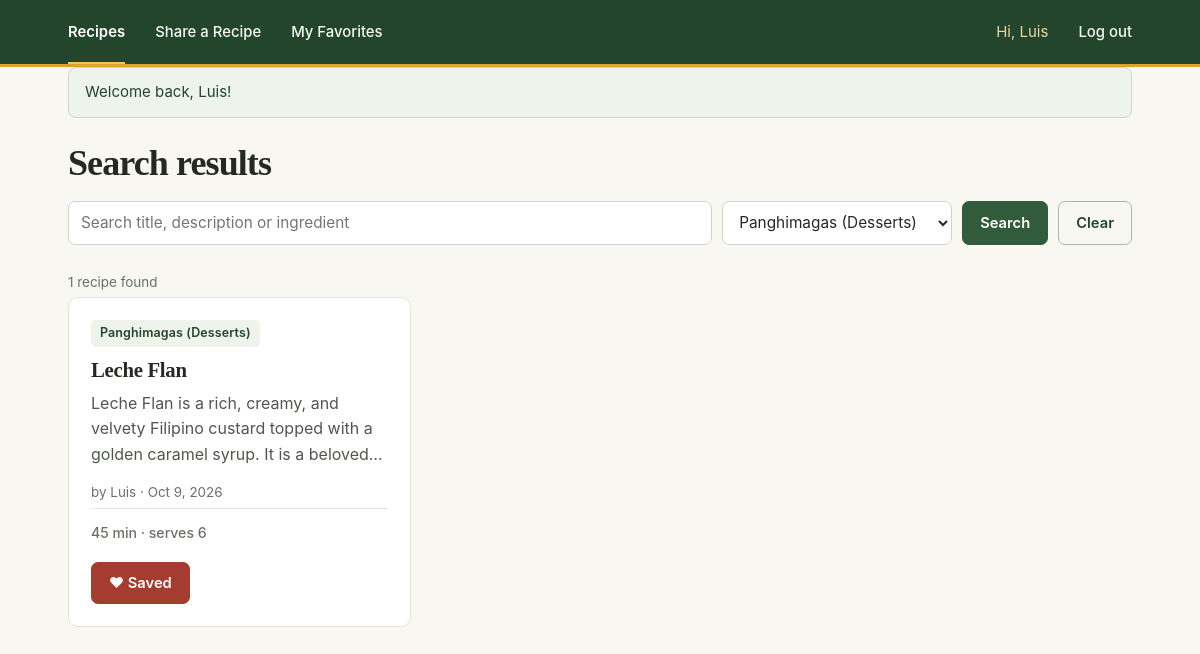
Page /recipes.php?category=5 (signed in) on the committed database.
### tables this page shows
CREATE TABLE `recipes` (
  `id` int(10) UNSIGNED NOT NULL,
  `user_id` int(10) UNSIGNED NOT NULL,
  `category_id` int(10) UNSIGNED NOT NULL,
  `title` varchar(100) NOT NULL,
  `description` varchar(300) NOT NULL,
  `steps` text NOT NULL,
  `cook_time_minutes` smallint(5) UNSIGNED NOT NULL,
  `servings` tinyint(3) UNSIGNED NOT NULL,
  `created_at` datetime NOT NULL DEFAULT current_timestamp(),
  `updated_at` datetime DEFAULT NULL
);

CREATE TABLE `categories` (
  `id` int(10) UNSIGNED NOT NULL,
  `name` varchar(50) NOT NULL
);

CREATE TABLE `users` (
  `id` int(10) UNSIGNED NOT NULL,
  `username` varchar(20) NOT NULL,
  `email` varchar(100) NOT NULL,
  `password_hash` varchar(255) NOT NULL,
  `created_at` datetime NOT NULL DEFAULT current_timestamp()
);

### classes/Category.php (called while the page is built)
<?php
class Category
{
    private PDO $pdo;
    public function __construct(PDO $pdo)
    {
        $this->pdo = $pdo;
    }
    public function all()
    {
        return $this->pdo->query('SELECT id, name FROM categories ORDER BY name')->fetchAll();
    }
}

### classes/Auth.php (called while the page is built, shortened)
<?php
class Auth
{
    public static function id()
    {
        return $_SESSION['user_id'] ?? null;
    }
}

### classes/Recipe.php (called while the page is built, shortened)
<?php
class Recipe
{
    private PDO $pdo;
    public function __construct(PDO $pdo)
    {
        $this->pdo = $pdo;
    }
    public function search($viewerId, $keyword = '', $categoryId = 0, $favoritesOnly = false)
    {
        $sql = 'SELECT r.id, r.title, r.description, r.cook_time_minutes, r.servings,
                       r.created_at, r.updated_at, u.username, c.name AS category_name,
                       (SELECT COUNT(*) FROM favorites f
                        WHERE f.recipe_id = r.id AND f.user_id = :viewer_id) AS is_favorite
                FROM recipes r
                JOIN users u ON u.id = r.user_id
                JOIN categories c ON c.id = r.category_id';
        $where  = [];
        $params = [':viewer_id' => $viewerId];
        if ($categoryId > 0) {
            $where[] = 'r.category_id = :category_id';
            $params[':category_id'] = $categoryId;
        }
        if ($where) {
            $sql .= ' WHERE ' . implode(' AND ', $where);
        }
        $sql .= ' ORDER BY r.created_at DESC, r.id DESC';
        $stmt = $this->pdo->prepare($sql);
        $stmt->execute($params);
        return $stmt->fetchAll();
    }
}

### recipes.php (the view, shortened to what this page needs)
<?php
require_once __DIR__ . '/includes/init.php';
$keyword    = isset($_GET['q']) && is_string($_GET['q']) ? trim($_GET['q']) : '';
$categoryId = (int) ($_GET['category'] ?? 0);
$categories = (new Category($pdo))->all();
$recipes    = (new Recipe($pdo))->search(Auth::id(), $keyword, $categoryId);
$isFiltering = ($keyword !== '' || $categoryId > 0);
include __DIR__ . '/includes/header.php';
?>
<h1><?= $isFiltering ? 'Search results' : 'Latest recipes' ?></h1>
<form method="get" action="recipes.php" class="filter-bar">
    <input type="search" name="q" placeholder="Search title, description or ingredient"
           value="<?= e($keyword) ?>" maxlength="100" aria-label="Search recipes">
    <select name="category" aria-label="Filter by category">
        <?php foreach ($categories as $category): ?>
            <option value="<?= (int) $category['id'] ?>"
                <?= $categoryId === (int) $category['id'] ? 'selected' : '' ?>>
                <?= e($category['name']) ?>
            </option>
        <?php endforeach; ?>
    </select>
    <button type="submit" class="btn">Search</button>
    <?php if ($isFiltering): ?>
        <a href="recipes.php" class="btn btn-outline">Clear</a>
    <?php endif; ?>
</form>
<?php if (count($recipes) === 0): ?>
    <div class="empty-state">
        <?php if ($isFiltering): ?>
            <p>No recipes match your search. Try another keyword or category.</p>
        <?php else: ?>
            <p>No recipes yet. Be the first to share one!</p>
            <a href="recipe_form.php" class="btn">Share a recipe</a>
        <?php endif; ?>
    </div>
<?php else: ?>
    <p class="meta"><?= count($recipes) ?> recipe<?= count($recipes) === 1 ? '' : 's' ?> found</p>
    <div class="card-grid">
        <?php foreach ($recipes as $recipe): ?>
            <?php include __DIR__ . '/includes/recipe_card.php'; ?>
        <?php endforeach; ?>
    </div>
<?php endif; ?>
<?php include __DIR__ . '/includes/footer.php'; ?>

### includes/recipe_card.php (shortened to what this page needs)
<article class="card">
    <span class="badge"><?= e($recipe['category_name']) ?></span>
    <h2 class="card-title">
        <a href="recipe.php?id=<?= (int) $recipe['id'] ?>"><?= e($recipe['title']) ?></a>
    </h2>
    <p class="meta">
        by <?= e($recipe['username']) ?> &middot; <?= e(format_date($recipe['created_at'])) ?>
    </p>
    <p><?= e($recipe['description']) ?></p>
    <p class="meta">
        <?= (int) $recipe['cook_time_minutes'] ?> min &middot; serves <?= (int) $recipe['servings'] ?>
    </p>
    <?= favorite_button($recipe['id'], $recipe['is_favorite'] > 0, !empty($removeOnUnsave)) ?>
</article>

### includes/functions.php (shortened to what this page needs)
<?php
function e($text)
{
    return htmlspecialchars((string) $text, ENT_QUOTES, 'UTF-8');
}
function format_date($date)
{
    return date('M j, Y', strtotime($date));
}
function favorite_button($recipeId, $isFavorite, $removeCard = false)
{
    $class = 'btn btn-fav' . ($isFavorite ? ' is-saved' : '');
    $label = $isFavorite ? '♥ Saved' : '♡ Save';
    $extra = $removeCard ? ' data-remove-card="1"' : '';
    return '<button type="button" class="' . $class . '" data-recipe-id="' . (int) $recipeId . '"' . $extra . '>'
         . $label . '</button>';
}

### rows in the picture
recipes: category.name "Panghimagas (Desserts)", title "Leche Flan", user.username "Luis", created_at "Oct 9, 2026", description "Leche Flan is a rich, creamy, and velvety Filipino custard topped with a golden caramel syrup. It is a…", cook_time_minutes "45", servings "6"

### other values in the picture
Auth::username() "Luis"
$flash['message'] "Welcome back, Luis!"
count($recipes) "1"
form field category "Panghimagas (Desserts)"
